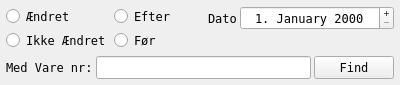
<ui version="4.0" >
 <class>sForm</class>
 <widget class="QWidget" name="sForm" >
  <property name="geometry" >
   <rect>
    <x>0</x>
    <y>0</y>
    <width>400</width>
    <height>85</height>
   </rect>
  </property>
  <property name="minimumSize" >
   <size>
    <width>400</width>
    <height>85</height>
   </size>
  </property>
  <property name="maximumSize" >
   <size>
    <width>400</width>
    <height>85</height>
   </size>
  </property>
  <property name="font" >
   <font>
    <family>Andale Mono</family>
   </font>
  </property>
  <property name="windowTitle" >
   <string>Find (Ikke) Ændret Vare</string>
  </property>
  <layout class="QVBoxLayout" >
   <property name="spacing" >
    <number>3</number>
   </property>
   <property name="leftMargin" >
    <number>6</number>
   </property>
   <property name="topMargin" >
    <number>6</number>
   </property>
   <property name="rightMargin" >
    <number>6</number>
   </property>
   <property name="bottomMargin" >
    <number>6</number>
   </property>
   <item>
    <layout class="QVBoxLayout" >
     <property name="spacing" >
      <number>3</number>
     </property>
     <item>
      <layout class="QHBoxLayout" >
       <property name="spacing" >
        <number>3</number>
       </property>
       <item>
        <layout class="QVBoxLayout" >
         <property name="spacing" >
          <number>3</number>
         </property>
         <item>
          <widget class="QRadioButton" name="radioButton_3" >
           <property name="text" >
            <string>Ændret</string>
           </property>
           <property name="checked" >
            <bool>false</bool>
           </property>
           <property name="autoExclusive" >
            <bool>true</bool>
           </property>
          </widget>
         </item>
         <item>
          <widget class="QRadioButton" name="radioButton_4" >
           <property name="text" >
            <string>Ikke Ændret</string>
           </property>
          </widget>
         </item>
        </layout>
       </item>
       <item>
        <layout class="QVBoxLayout" >
         <property name="spacing" >
          <number>3</number>
         </property>
         <item>
          <widget class="QRadioButton" name="radioButton" >
           <property name="text" >
            <string>Efter</string>
           </property>
           <property name="checked" >
            <bool>false</bool>
           </property>
           <property name="autoExclusive" >
            <bool>true</bool>
           </property>
          </widget>
         </item>
         <item>
          <widget class="QRadioButton" name="radioButton_2" >
           <property name="text" >
            <string>Før</string>
           </property>
          </widget>
         </item>
        </layout>
       </item>
       <item>
        <layout class="QVBoxLayout" >
         <property name="spacing" >
          <number>3</number>
         </property>
         <item>
          <layout class="QHBoxLayout" >
           <item>
            <widget class="QLabel" name="label" >
             <property name="text" >
              <string>Dato</string>
             </property>
            </widget>
           </item>
           <item>
            <widget class="QDateEdit" name="dateEdit" >
             <property name="windowModality" >
              <enum>Qt::NonModal</enum>
             </property>
             <property name="sizePolicy" >
              <sizepolicy vsizetype="Fixed" hsizetype="Minimum" >
               <horstretch>0</horstretch>
               <verstretch>0</verstretch>
              </sizepolicy>
             </property>
             <property name="mouseTracking" >
              <bool>true</bool>
             </property>
             <property name="contextMenuPolicy" >
              <enum>Qt::NoContextMenu</enum>
             </property>
             <property name="toolTip" >
              <string>klik på den del af dato'en du vil ændre
og brug så scroll hjulet på musen eller
knapperne til højre.</string>
             </property>
             <property name="alignment" >
              <set>Qt::AlignCenter</set>
             </property>
             <property name="buttonSymbols" >
              <enum>QAbstractSpinBox::PlusMinus</enum>
             </property>
             <property name="accelerated" >
              <bool>true</bool>
             </property>
             <property name="dateTime" >
              <datetime>
               <hour>0</hour>
               <minute>0</minute>
               <second>0</second>
               <year>2000</year>
               <month>1</month>
               <day>1</day>
              </datetime>
             </property>
             <property name="minimumDate" >
              <date>
               <year>2000</year>
               <month>1</month>
               <day>1</day>
              </date>
             </property>
             <property name="displayFormat" >
              <string>d. MMMM yyyy</string>
             </property>
            </widget>
           </item>
          </layout>
         </item>
         <item>
          <spacer>
           <property name="orientation" >
            <enum>Qt::Vertical</enum>
           </property>
           <property name="sizeHint" >
            <size>
             <width>20</width>
             <height>40</height>
            </size>
           </property>
          </spacer>
         </item>
        </layout>
       </item>
      </layout>
     </item>
     <item>
      <layout class="QHBoxLayout" >
       <property name="spacing" >
        <number>3</number>
       </property>
       <item>
        <widget class="QLabel" name="label_2" >
         <property name="text" >
          <string>Med Vare nr:</string>
         </property>
        </widget>
       </item>
       <item>
        <widget class="QLineEdit" name="lineEdit" />
       </item>
       <item>
        <widget class="QPushButton" name="pushButton" >
         <property name="text" >
          <string>Find</string>
         </property>
        </widget>
       </item>
      </layout>
     </item>
    </layout>
   </item>
  </layout>
 </widget>
 <resources/>
 <connections/>
</ui>
